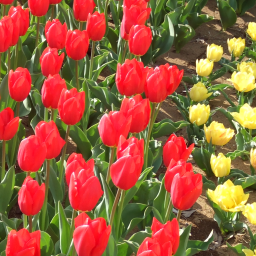
#> input picture pacote_trabalho2/Exemplos/b01 - Original.bmp, 256 x 256 px
$ python mean-filter.py
#> lines starting #> are read from the running program, lines starting #| are printed output that depends on the picture
import sys
import timeit
import numpy as np
import cv2

INPUT_IMAGE =  'pacote_trabalho2/Exemplos/b01 - Original.bmp'
WINDOW = 5

def naive_mean_filter(img, window_size):
    height = img.shape[0]
    width = img.shape[1]
    color_channels = img.shape[2]
    half_window = window_size // 2
    output_img = np.zeros((height, width, color_channels), np.uint8)
    for h in range(color_channels):
        for i in range(height):
            for j in range(width):
                sum_values = 0
                count_pixels = 0
                for k in range(-half_window, half_window + 1):
                    for l in range(-half_window, half_window + 1):
                        if i+k >= 0 and i+k < height and j+l >= 0 and j+l < width:
                            sum_values += img[i+k, j+l, h]
                            count_pixels += 1
                output_img[i, j, h] = sum_values // count_pixels

    return output_img


def separated_mean_filter(img, window_size):
    height = img.shape[0]
    width = img.shape[1]
    color_channels = img.shape[2]
    half_window = window_size // 2
    horizontally_filtered_img = np.zeros((height, width, color_channels), np.uint8)
    output_img = np.zeros((height, width, color_channels), np.uint8)

    for h in range(color_channels):
        for i in range(height):
            for j in range(width):
                sum_values = 0
                count_pixels = 0
                for k in range(-half_window, half_window + 1):
                    if j+k >= 0 and j+k < width:
                        sum_values += img[i, j+k, h]
                        count_pixels += 1
                horizontally_filtered_img[i, j, h] = sum_values // count_pixels

    for h in range(color_channels):
        for i in range(height):
            for j in range(width):
                sum_values = 0
                count_pixels = 0
                for k in range(-half_window, half_window + 1):
                    if i+k >= 0 and i+k < height:
                        sum_values += horizontally_filtered_img[i+k, j, h]
                        count_pixels += 1
                output_img[i, j, h] = sum_values // count_pixels

    return output_img


def integral_image_filter(img, window_size):
    def calculate_integral_image(img):
        height = img.shape[0]
        width = img.shape[1]
        color_channels = img.shape[2]
        integral_img = np.zeros((height, width, color_channels), np.uint32)
        for h in range(color_channels):
            for i in range(height):
                for j in range(width):
                    integral_img[i, j, h] = img[i, j, h]
                    if i > 0:
                        integral_img[i, j, h] += integral_img[i-1, j, h]
                    if j > 0:
                        integral_img[i, j, h] += integral_img[i, j-1, h]
                    if i > 0 and j > 0:
                        integral_img[i, j, h] -= integral_img[i-1, j-1, h]

        return integral_img


    height = img.shape[0]
    width = img.shape[1]
    color_channels = img.shape[2]
    half_window = window_size // 2
    integral_img = calculate_integral_image(img)
    output_img = np.zeros((height, width, color_channels), np.uint8)

    for h in range(color_channels):
        for i in range(height):
            for j in range(width):
                x1 = max(0, i - half_window)
                x2 = min(height - 1, i + half_window)
                y1 = max(0, j - half_window)
                y2 = min(width - 1, j + half_window)
                count_pixels = (x2 - x1 + 1) * (y2 - y1 + 1)
                sum_values = integral_img[x2, y2, h]
                if x1 > 0 and y1 > 0:
                    sum_values += integral_img[x1 - 1, y1 - 1, h]
                if x1 > 0:
                    sum_values -= integral_img[x1 - 1, y2, h]
                if y1 > 0:
                    sum_values -= integral_img[x2, y1 - 1, h]
                output_img[i, j, h] = sum_values // count_pixels

    return output_img


def main ():
    img = cv2.imread(INPUT_IMAGE)
#> img is the input picture: shape (256, 256, 3); mean B, G, R 60.6, 93.5, 156
    if img is None:
        print('Erro abrindo a imagem.\n')
        sys.exit()

    cv2.imshow('Imagem original', img)

    start_time = timeit.default_timer()
    output_img = naive_mean_filter(img, WINDOW)
#> after the loop in naive_mean_filter, `for h in range(color_channels):`:
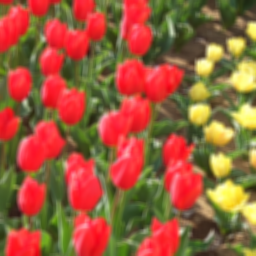
#> output_img: shape (256, 256, 3); mean B, G, R 60.1, 93, 155.5
    print('Tempo Algoritmo “ingênuo”: %f' % (timeit.default_timer() - start_time))
    cv2.imshow('Imagem filtrada Algoritmo “ingênuo”', output_img)

    start_time = timeit.default_timer()
    output_img = separated_mean_filter(img, WINDOW)
#> after the loop in separated_mean_filter, `for h in range(color_channels):`:
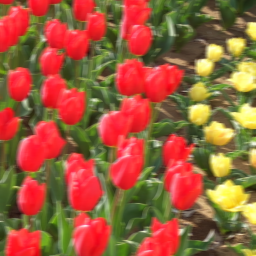
#> horizontally_filtered_img: shape (256, 256, 3); mean B, G, R 60.2, 93.1, 155.6
    print('Tempo Filtro separável: %f' % (timeit.default_timer() - start_time))
    cv2.imshow('Imagem filtrada Filtro separável', output_img)

    start_time = timeit.default_timer()
    output_img = integral_image_filter(img, WINDOW)
#> after the loop in calculate_integral_image, `for h in range(color_channels):`:
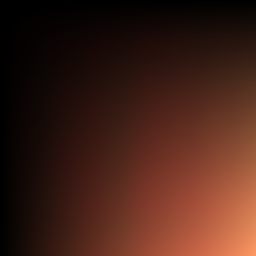
#> integral_img: shape (256, 256, 3) uint32; mean B, G, R 946684.6, 1341446.8, 2681156.9; drawn with min black and max white
    print('Tempo Algoritmo com imagens integrais: %f' % (timeit.default_timer() - start_time))
    cv2.imshow('Imagem filtrada Algoritmo com imagens integrais', output_img)

    cv2.waitKey(0)
    cv2.destroyAllWindows()


if __name__ == '__main__':
    main ()

$ run again, with pacote_trabalho2/Exemplos/a02 - Borrada 3x3.bmp copied over pacote_trabalho2/Exemplos/b01 - Original.bmp
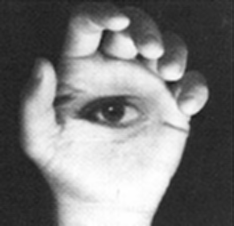
#> input picture pacote_trabalho2/Exemplos/a02 - Borrada 3x3.bmp, 234 x 226 px
#> in main, img is the input picture: shape (226, 234, 3); min 26, max 255, mean 123.3
#> after the loop in calculate_integral_image, `for h in range(color_channels):`:
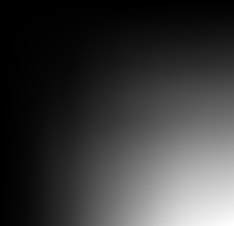
#> integral_img: shape (226, 234, 3) uint32; min 37, max 6519930, mean 1489333.1; drawn with min black and max white
